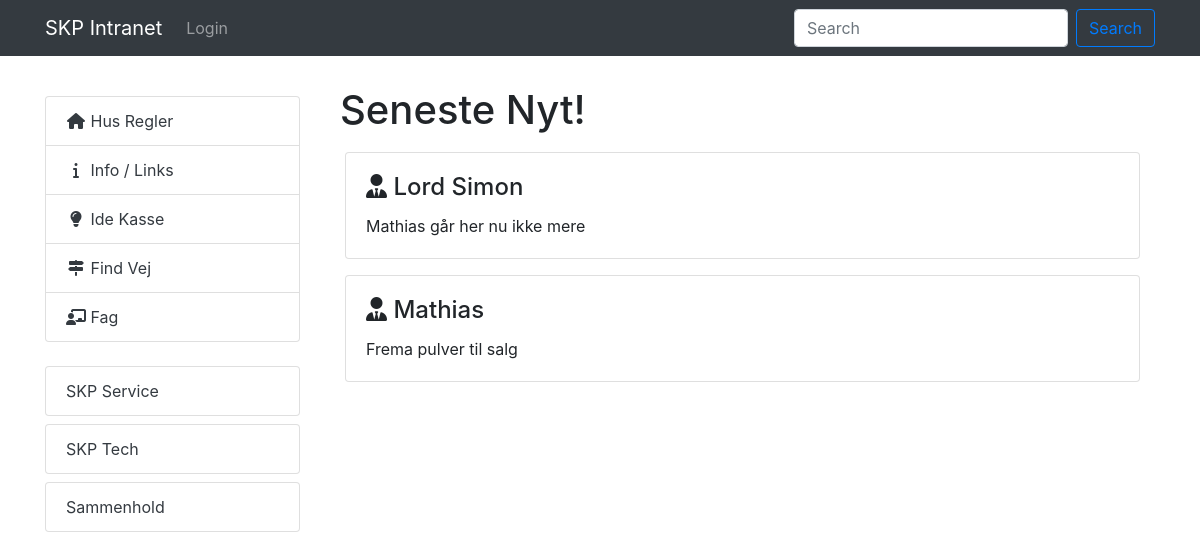
The page / on the database its author committed.
### skpcore/models.py (models this page shows, shortened)
class Senestenyt(models.Model):
    bruger = models.ForeignKey(Bruger, on_delete=models.SET_NULL, null=True)
    besked = models.TextField(max_length=1000, null=True)

class Bruger(models.Model):
    user = models.OneToOneField(User, null=True, blank=True, on_delete=models.CASCADE)
    name = models.CharField(max_length=200, null=True)
    profile_pic = models.ImageField(blank=True, null=True)
    data_created = models.DateTimeField(auto_now_add=True, null=True)
    def __str__(self):
        return self.name

### skpcore/views.py (the view)
# urls.py: path("", views.homepage, name="homepage"),
def homepage(request):
    nyt = Senestenyt.objects.all()
    context = {"nyt":nyt}
    return render(request, "skpcore/homepage.html", context)

### skpcore/templates/skpcore/homepage.html (shortened to what this page needs)
{%  extends 'skpcore/base.html' %}
{% load static %}
{% block content %}
<link rel="stylesheet" type="text/css" href="{% static '/css/home.css' %}">
<div class="container">
  <div class="row">
    <div class="col-lg-3">
      <div class="list-group padder">
        <a href="{% url 'husregler' %}" class="list-group-item text-dark"><i class="fas fa-home fa-fw"></i> Hus Regler</a>
        <a href="{% url 'info' %}" class="list-group-item text-dark"><i class="fas fa-info fa-fw"></i> Info / Links</a>
        <a href="{% url 'idekasse' %}" class="list-group-item text-dark"><i class="fas fa-lightbulb fa-fw"></i> Ide Kasse</a>
        <a href="#" class="list-group-item text-dark"><i class="fas fa-map-signs fa-fw"></i> Find Vej</a>
        <a href="#" class="list-group-item text-dark"><i class="fas fa-chalkboard-teacher fa-fw"></i> Fag</a>
      </div>
      <div class="list-group pt-4">
        <a href="#" class="list-group-item text-dark">SKP Service</a>
      </div>
      <div class="list-group pt-2">
        <a href="#" class="list-group-item text-dark">SKP Tech</a>
      </div>
      <div class="list-group pt-2">
        <a href="#" class="list-group-item text-dark">Sammenhold</a>
      </div>
    </div>
    <div class="col-lg-9">
    <h1 class="nyt">Seneste Nyt!</h1>
    {% for x in nyt %}
    <div class="col-12 mb-3">
      <div class="card">
          <div class="card-horizontal">
              <div class="card-body">
                  <h4 class="card-title"><i class="fas fa-user-tie"></i> {{x.bruger}}</h4>
                  <p class="card-text">{{x.besked}}</p>
              </div>
          </div>
      </div>
    </div>
    {% endfor %}
    </div>
  </div>
</div>
{% endblock %}

### static/css/home.css (style rules this page uses)
body { padding-top: 56px; }
.card-horizontal { display: flex; flex: 1 1 auto; }
.padder { padding-top: 40px; }
.nyt { padding-top: 30px; padding-left: 10px; padding-bottom: 10px; }

### rows shown on the page
Senestenyt: bruger "Lord Simon", besked "Mathias går her nu ikke mere"
Senestenyt: bruger "Mathias", besked "Frema pulver til salg"
